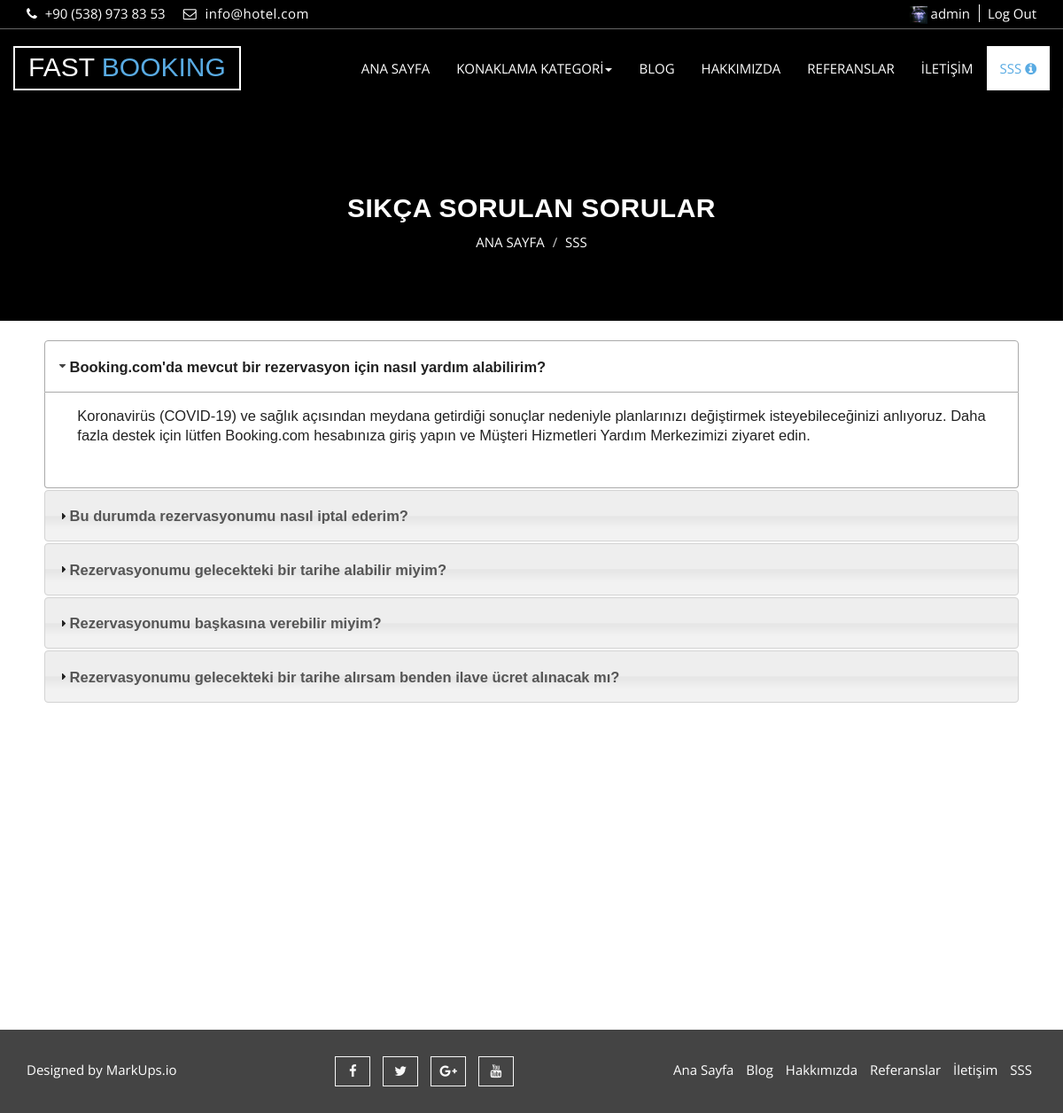
The app's page /faq/ (signed in) with its own data.
### home/models.py (models this page shows, shortened)
class Settings(models.Model):
    STATUS = (
        ('True', 'Evet'),
        ('False', 'Hayır'),
    )
    title = models.CharField(max_length=150)
    keywords = models.CharField(max_length=255)
    description = models.CharField(max_length=255)
    company = models.CharField(max_length=255)
    address = models.TextField(blank=True, max_length=255)
    phone = models.CharField(blank=True, max_length=255)
    fax = models.CharField(blank=True, max_length=255)
    email = models.CharField(blank=True, max_length=255)
    smtpserver = models.CharField(max_length=20)
    smtpemail = models.CharField(max_length=20)
    smtppassword = models.CharField(max_length=10)
    smtpport = models.CharField(max_length=5)
    icon = models.ImageField(blank=True, upload_to='images/')
    facebook = models.CharField(blank=True, max_length=50)
    instagram = models.CharField(blank=True, max_length=50)
    twitter = models.CharField(blank=True, max_length=50)
    aboutus = RichTextUploadingField(blank=True)
    references = RichTextUploadingField(blank=True)
    contact = RichTextUploadingField(blank=True)
    status = models.CharField(max_length=10, choices=STATUS)
    create_at = models.DateTimeField(auto_now_add=True)
    update_at = models.DateTimeField(auto_now=True)

class UserProfile(models.Model):
    user = models.OneToOneField(User, on_delete=models.CASCADE)
    phone = models.CharField(blank=True, max_length=20)
    address = models.CharField(blank=True, max_length=20)
    city = models.CharField(blank=True, max_length=20)
    country = models.CharField(blank=True, max_length=20)
    image = models.ImageField(blank=True, upload_to='images/users/', default='images/users/user.png')
    def image_tag(self):
        return mark_safe('<img src="{}" height="50"/>'.format(self.image.url))
    image_tag.short_descripton = 'Image'

class Faq(models.Model):
    STATUS = (
        ('True', 'Evet'),
        ('False', 'Hayır'),
    )
    ordernumber = models.IntegerField()
    question = models.CharField(max_length=150)
    answer = models.TextField()
    status = models.CharField(max_length=10, choices=STATUS)
    create_at = models.DateTimeField(auto_now_add=True)
    update_at = models.DateTimeField(auto_now=True)

### home/views.py (the view)
# urls.py: path('faq/', views.faq, name='faq'),
def faq(request):
    setting = Settings.objects.get(pk=1)
    category = Category.objects.all()
    faq = Faq.objects.filter(status='True').order_by('ordernumber')
    context = {
        'page': 'faq',
        'setting': setting,
        'category': category,
        'faq': faq
    }
    return render(request, 'faq.html', context)

### home/templates/faq.html (shortened to what this page needs)
{% extends 'homebase.html' %}
{% block menu %}
    {% include "menu.html" %}
{% endblock %}
{% block slider %}
    <section id="aa-property-header">
        <div class="container">
            <div class="row">
                <div class="col-md-12">
                    <div class="aa-property-header-inner">
                        <h2>Sıkça Sorulan Sorular</h2>
                        <ol class="breadcrumb">
                            <li><a href="/">Ana Sayfa</a></li>
                            <li class="active">SSS</li>
                        </ol>
                    </div>
                </div>
            </div>
        </div>
    </section>
{% endblock %}
{% block content %}
    <div class="section">
        <div class="container">
            <div class="row">
                <div class="col-md-12">
                    <div style="padding: 20px; height: 800px">
                        <div id="accordion">
                            {% for rs in faq %}
                                <h2><b>{{ rs.question }}</b></h2>
                                <div>
                                    <p>{{ rs.answer }}</p>
                                </div>
                            {% endfor %}
                        </div>
                    </div>
                </div>
            </div>
        </div>
    </div>
{% endblock %}
{% block footer %} {% include 'footer.html' %} {% endblock %}

### home/templates/header.html
{% load static %}
<header id="aa-header">
    <div class="container">
        <div class="row">
            <div class="col-md-12">
                <div class="aa-header-area">
                    <div class="row">
                        <div class="col-md-6 col-sm-6 col-xs-6">
                            <div class="aa-header-left">
                                <div class="aa-telephone-no">
                                    <span class="fa fa-phone"></span>
                                    {{ setting.phone }}
                                </div>
                                <div class="aa-email hidden-xs">
                                    <span class="fa fa-envelope-o"></span> {{ setting.email }}
                                </div>
                            </div>
                        </div>
                        <div class="col-md-6 col-sm-6 col-xs-6">
                            <div class="aa-header-right">
                                {% if user.id %}
                                    <img src="{{ request.user.userprofile.image.url }}" height="20 px"/>
                                    <a href="/user/" class="aa-register">{{ request.user.username }}</a>
                                    <a href="/logout/" class="aa-login">Log Out</a>
                                {% else %}
                                    <a href="/register/" class="aa-register">Register</a>
                                    <a href="/login/" class="aa-login">Login</a>
                                {% endif %}
                            </div>
                        </div>
                    </div>
                </div>
            </div>
        </div>
    </div>
</header>

### home/static/css/theme-color/default-theme.css (style rules this page uses)
h2 { color: #59abe3; }
#aa-property-header .aa-property-header-inner .breadcrumb li.active { color: #59abe3; }

### records on screen
Settings: phone "+90 (538) 973 83 53", email "info@hotel.com"
Faq: question "Booking.com'da mevcut bir rezervasyon için nasıl yardım alabilirim?", answer "Koronavirüs (COVID-19) ve sağlık açısından meydana getirdiği sonuçlar nedeniyle planlarınızı değiştirmek isteyebileceğinizi anlıyoruz. Daha fazla destek için lütfen Booking.com hesabınıza giriş yapın ve Müşteri Hizmetleri Yardım Merkezimizi ziyaret edin."
Faq: question "Bu durumda rezervasyonumu nasıl iptal ederim?"
Faq: question "Rezervasyonumu gelecekteki bir tarihe alabilir miyim?"
Faq: question "Rezervasyonumu başkasına verebilir miyim?"
Faq: question "Rezervasyonumu gelecekteki bir tarihe alırsam benden ilave ücret alınacak mı?"

### other values on screen
{{ request.user.username }} "admin"
